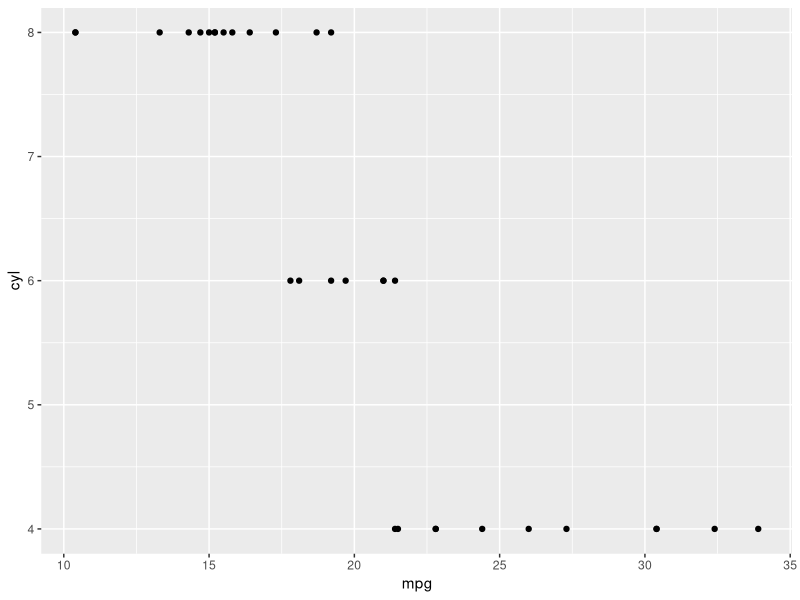
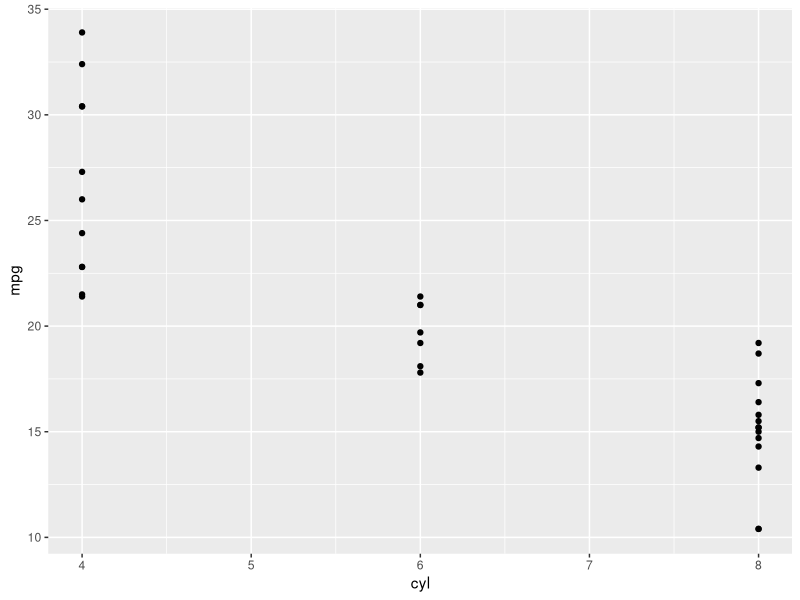
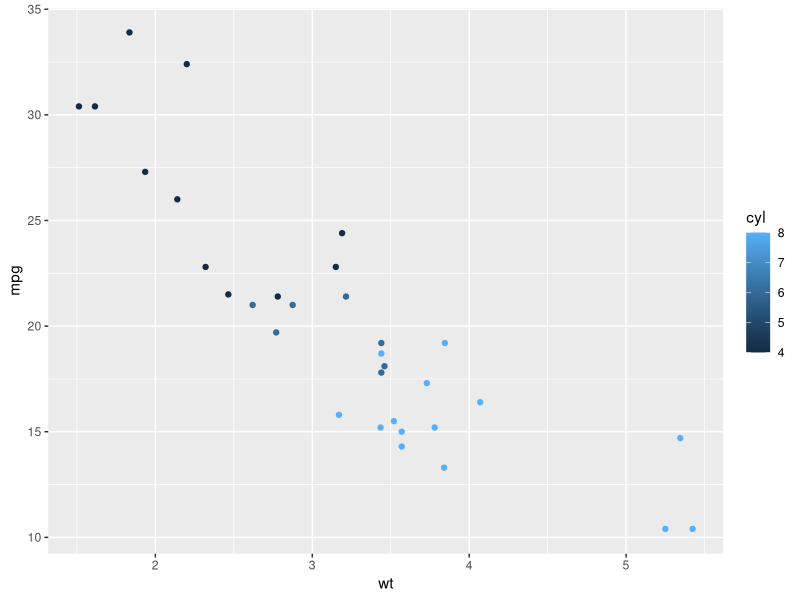
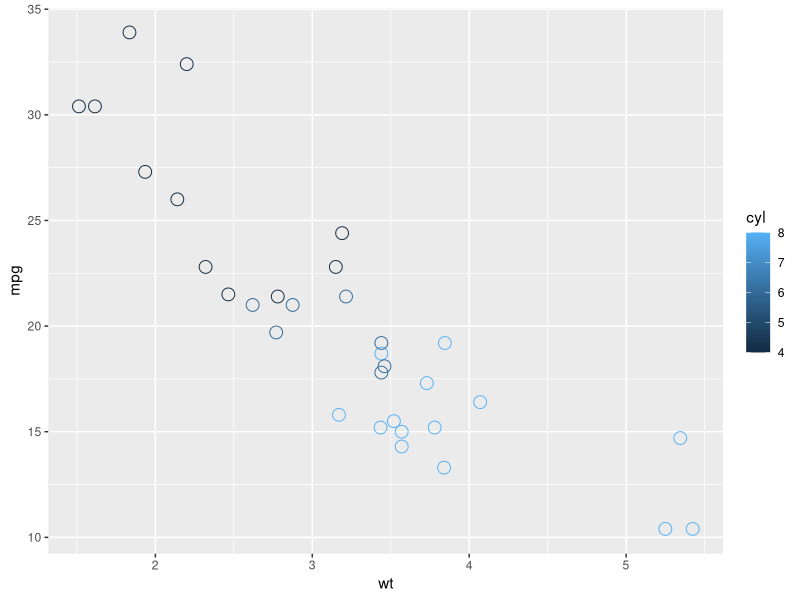
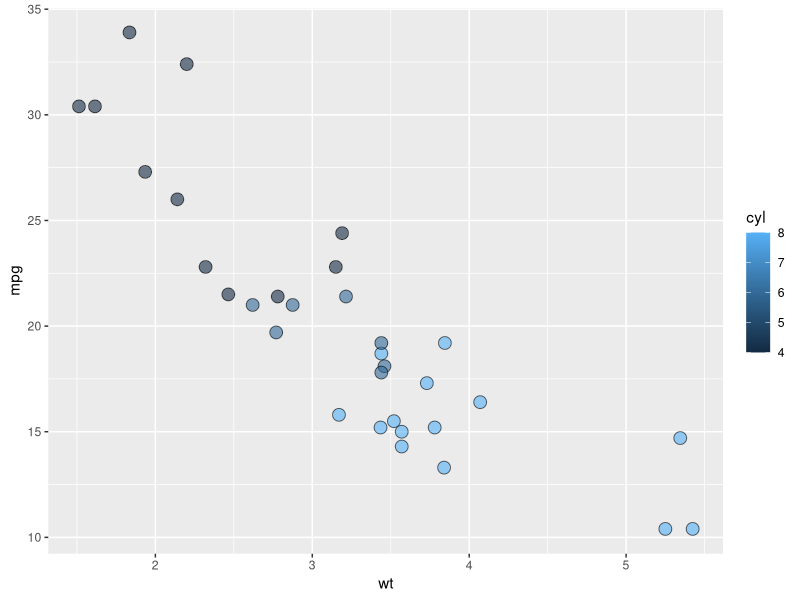
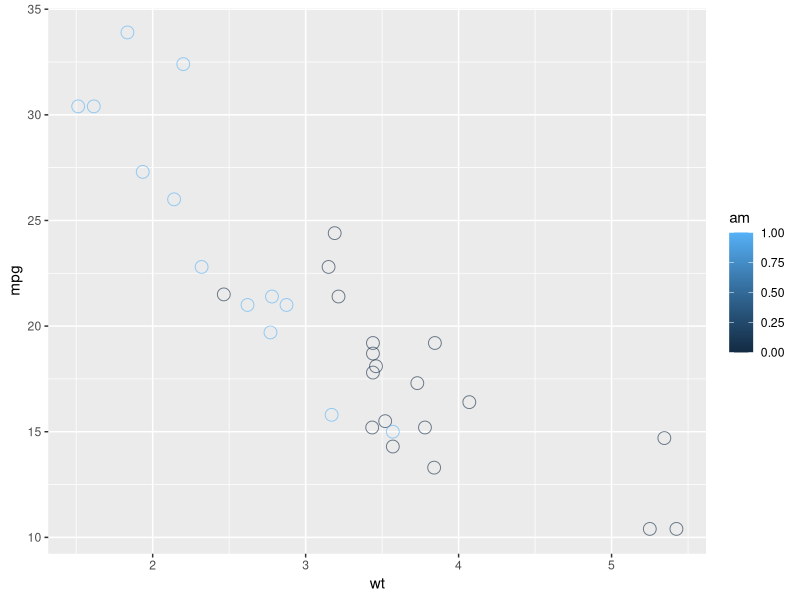
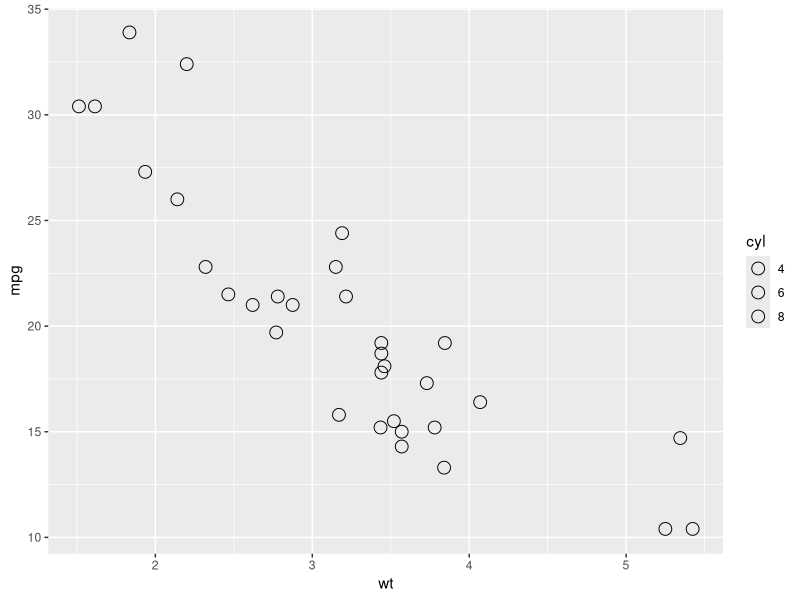
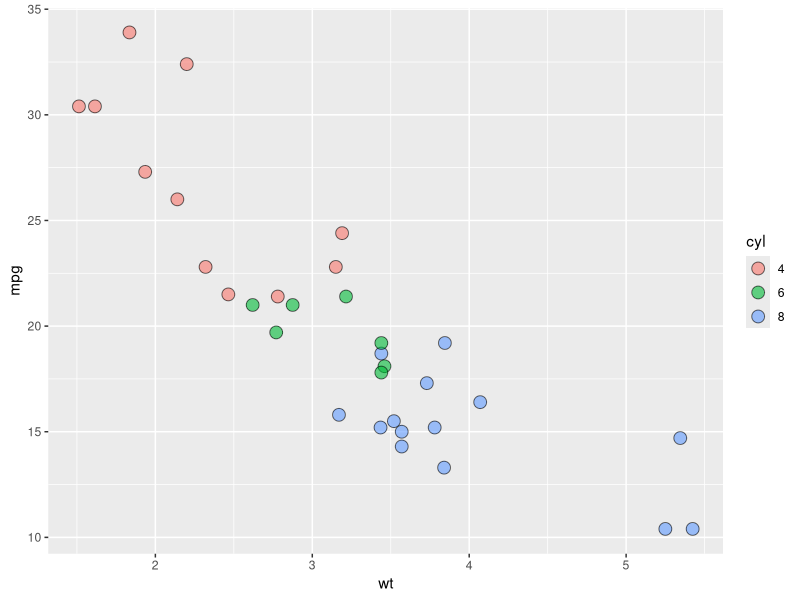

R code for these plots, in order:
###############################################
################# Summary #####################
############################################### 
#
# author: Alexander C. Hungerford
# 
# date created: 30 October 2018
# 
# course: DataCamp
#         Data Visualization with ggplot2
#         Chapter 3: aesthetics
# 
############################################### 

# Note, plots will look different than the Datacamp course in color gradients.
# It's not clear why, probably because of the version of ggplot that was used.


library(tidyverse)

# load and view the data
data(mtcars)
View(mtcars)


# 1 - Map mpg to x and cyl to y
ggplot(mtcars, aes(x = mpg,y = cyl)) + geom_point()

# 2 - Reverse: Map cyl to x and mpg to y
ggplot(mtcars, aes(x = cyl, y = mpg)) + geom_point()

# 3 - Map wt to x, mpg to y and cyl to col
ggplot(mtcars, aes(x = wt, y = mpg, col = cyl)) + geom_point()

# 4 - Change shape and size of the points in the above plot
ggplot(mtcars, aes(x = wt, y = mpg, col = cyl)) +
  geom_point(shape = 1, size = 4)

# 'am' and 'cyl' are factors; 'wt' is numeric
# next, map cyl to fill, change shape, and alpha
ggplot(mtcars, aes(x = wt, y = mpg, fill = cyl)) +
  geom_point(shape = 21, size = 4, alpha = 0.6)

# 3 - Map am to col in the above plot
ggplot(mtcars, aes(x = wt, y = mpg, col = am)) +
  geom_point(shape = 21, size = 4, alpha = 0.6)




# Exercise: All About Aesthetics, Part 2

# for this exercise, we converted some variables.
# am and cyl are factors, wt is numeric
mtcars$am <- as.factor(mtcars$am)
mtcars$cyl <- as.factor(mtcars$cyl)

class(mtcars$am)
class(mtcars$cyl)
class(mtcars$wt)

# 1 - Map cyl to fill
ggplot(mtcars, aes(x = wt, y = mpg, fill = cyl)) +
  geom_point(shape = 1, size = 4)

# 2 - Change shape and alpha of the points in the above plot (alpha = opacity)
ggplot(mtcars, aes(x = wt, y = mpg, fill = cyl)) +
  geom_point(shape = 21,
             size = 4,
             alpha = 0.6)

# 3 - Map am to col in the above plot
ggplot(mtcars, aes(x = wt, y = mpg, fill = cyl, col = am)) +
  geom_point(shape = 21,
             size = 4,
             alpha = 0.6)





####################### NOTES #################################################
# The color aesthetic typically changes the outside outline of an object 
# and the fill aesthetic is typically the inside shading. However, 
# as you saw in the last exercise, geom_point() is an exception. 
# 
# Here you use color, instead of fill for the inside of the point. 
# But it's a bit subtler than that.
# 
# Which shape to use? 
# The default geom_point() uses shape = 19 (a solid circle with an outline the same 
# colour as the inside).
# Good alternatives are shape = 1 (hollow) and shape = 16 (solid, no outline). 
# These all use the col aesthetic (don't forget to set alpha for solid points).
#
# A really nice alternative is shape = 21
# which allows you to use both fill for the inside and col for the outline!
# This is a great little trick for when you want to map two aesthetics to a dot.
#

















